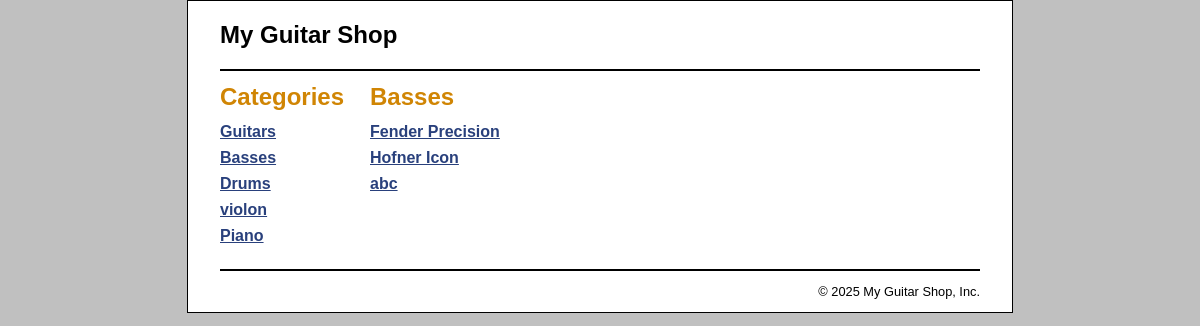
/product_catalog/index.php?category_id=2, run on the app's committed database.
### tables this page shows
CREATE TABLE `categories` (
  `categoryID` int(11) NOT NULL,
  `categoryName` varchar(255) NOT NULL
);

CREATE TABLE `products` (
  `productID` int(11) NOT NULL,
  `categoryID` int(11) NOT NULL,
  `productCode` varchar(10) NOT NULL,
  `productName` varchar(255) NOT NULL,
  `listPrice` decimal(10,2) NOT NULL
);

### model/product_db.php (called while the page is built, shortened)
<?php
function get_products_by_category($category_id) {
    global $db;
    $query = 'SELECT * FROM products
              WHERE products.categoryID = :category_id
              ORDER BY productID';
    $statement = $db->prepare($query);
    $statement->bindValue(':category_id', $category_id);
    $statement->execute();
    $products = $statement->fetchAll();
    return $products;
}
function get_category_name($category_id) {
    global $db;
    $query = 'SELECT categoryName FROM categories WHERE categoryID = :category_id';
    $statement = $db->prepare($query);
    $statement->bindValue(':category_id', $category_id);
    $statement->execute();
    $category = $statement->fetch();
    return $category ? $category['categoryName'] : FALSE;
}
function get_categories() {
    global $db;
    $query = 'SELECT * FROM categories ORDER BY categoryID';
    $statement = $db->prepare($query);
    $statement->execute();
    $categories = $statement->fetchAll();
    return $categories;
}
?>

### product_catalog/product_list.php (the view)
<?php include '../view/header.php'; ?>
<main>
    <aside>
        <h1>Categories</h1>
        <?php include('view/categories_nav.php'); ?>
    </aside>
    <section>
        <h1><?php echo $category_name; ?></h1>
        <ul class="nav">
            <?php foreach ($products as $product) : ?>
            <li>
                <a href="?action=view_product&amp;product_id=<?php
                          echo $product['productID']; ?>">
                    <?php echo $product['productName']; ?>
                </a>
            </li>
            <?php endforeach; ?>
        </ul>
    </section>
</main>
<?php include '../view/footer.php'; ?>

### product_catalog/view/categories_nav.php (shortened to what this page needs)
<?php
$categories = get_categories();
?>
    <nav>
        <ul>
            <?php foreach($categories as $category) : ?>
            <li>
                <a href="?category_id=<?php echo $category['categoryID']; ?>">
                    <?php echo $category['categoryName']; ?>
                </a>
            </li>
            <?php endforeach; ?>
        </ul>
    </nav>

### main.css (style rules this page uses)
html { background-color: rgb(192, 192, 192); }
body { font-family: Arial, Helvetica, sans-serif; width: 760px; margin: 0 auto; padding: 0 2em; background-color: white; border: 1px solid black; }
aside { float: left; width: 150px; }
section { float: left; width: 500px; }
h1 { font-size: 150%; margin: .5em 0; }
h1, h2 { color: rgb(208, 133, 4); }
ul { list-style-type: none; margin: 0; padding-left: 0; padding-bottom: 1em; }
li { padding-bottom: 0.5em; }
a { color: rgb(41, 64, 124); font-weight: bold; }

### data on the page
categories: categoryName "Guitars"
categories: categoryName "Basses"
categories: categoryName "Drums"
categories: categoryName "violon"
categories: categoryName "Piano"
products: productName "Fender Precision"
products: productName "Hofner Icon"
products: productName "abc"
